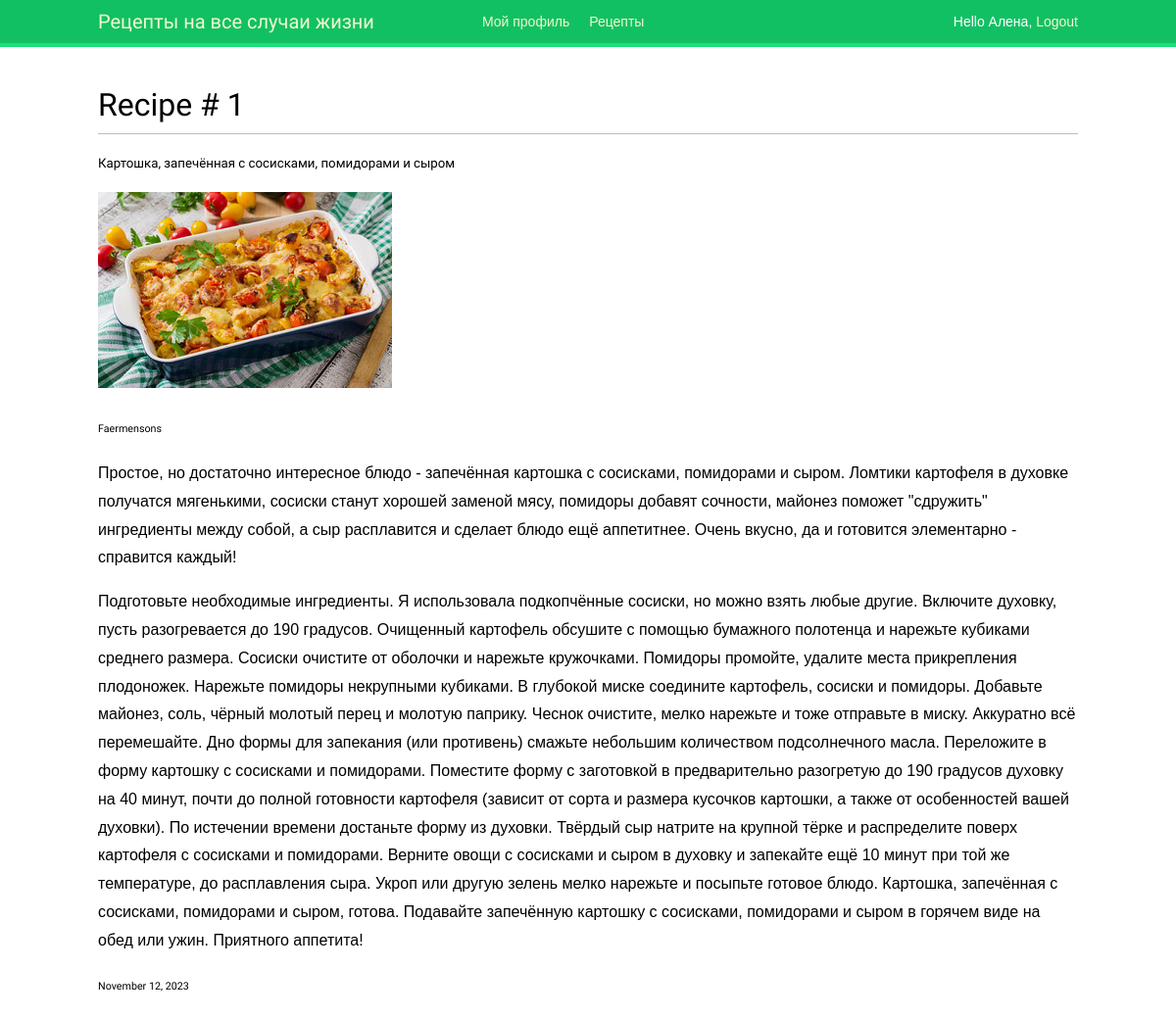
/recipe/1 (signed in), run on the app's committed database.
### recipesapp/models.py (models this page shows, shortened)
class Recipe(models.Model):
    title = models.CharField(max_length=100)
    description = models.TextField()
    steps_cooking = models.TextField()
    time_for_cooking = models.TimeField()
    photo = models.ImageField(upload_to="photos/%Y/%m/%d/")
    author = models.ForeignKey(User, on_delete=models.CASCADE)
    created_at = models.DateTimeField(auto_now_add=True)
    updated_at = models.DateTimeField(auto_now=True)
    class Meta:
        verbose_name = 'Рецепты'
        verbose_name_plural = 'Рецепты'

### recipesapp/views.py (the view)
# urls.py: path('recipe/<int:pk>', RecipeDetailView.as_view(), name="recipes-detail"),
class RecipeDetailView(DetailView):
    model = models.Recipe

### recipesapp/templates/recipesapp/recipe_detail.html (shortened to what this page needs)
{% extends "base.html" %}
{% block content %}
<h1>Recipe # {{object.id}}</h1>
<div class="card my-4">
  <div class="card-body">
    <h5 class="card-title">{{ object.title }}</h5>
      {% if recipe.photo %}
        <p><img class="img-article-left thumb" src="{{recipe.photo.url}}"></p>
      {% endif %}
    <h6 class="card-subtitle mb-2 text-muted">{{ object.author }}</h6>
    <p class="card-text">{{ object.description }}</p>
      <p class="card-text">{{ object.steps_cooking }}</p>
    <h6 class="card-subtitle mb-2 text-muted">
      {{ object.updated_at|date:"F d, Y" }}
    </h6>
  </div>
</div>
{% endblock content %}

### templates/base.html (shortened to what this page needs)
{% load static %}
<!DOCTYPE html>
<html>
<head>
  <link href="{% static "css/base.css" %}" rel="stylesheet">
</head>
<body>
  <div id="header">
    <span class="logo">Рецепты на все случаи жизни</span>
    {% if request.user.is_authenticated %}
      <ul class="menu">
        <li {% if section == "dashboard" %}class="selected"{% endif %}>
          <a href="{% url "dashboard" %}">Мой профиль</a>
        </li>
        <li {% if section == "images" %}class="selected"{% endif %}>
          <a href="{% url "recipes-home"%}">Рецепты</a>
        </li>
      </ul>
    {% endif %}
    <span class="user">
      {% if request.user.is_authenticated %}
        Hello {{ request.user.first_name|default:request.user.username }},
        <a href="{% url "logout" %}">Logout</a>
      {% else %}
        <a href="{% url "login" %}">Log-in</a>
      {% endif %}
    </span>
  </div>
  <div id="content">
    {% block content %}
    {% endblock %}
  </div>
</body>
</html>

### users/static/css/base.css (style rules this page uses)
body { margin:0; padding:0; font-family:helvetica, sans-serif; }
p { line-height: 1.8; }
a { color:#12c064; text-decoration:none; }
h1, h2, h3, h4, h5 , h6 { font-family: 'Muli', sans-serif; font-weight:normal; }
h1 { border-bottom:1px solid #bbb; padding:0 0 10px 0; margin:10px 0 20px 0; }
#header { padding:10px 100px; font-size:14px; background:#12c064; color:#fff; border-bottom:4px solid #1cdf78; overflow:auto; }
#header .logo { font-family: 'Muli', sans-serif; float:left; color:#f3f7cc; font-size:20px; margin-right:10%; }
#header ul.menu { list-style:none; float:left; margin:0; padding:0; }
#header ul.menu li { float:left; padding:4px 10px; }
#header a { color:#f3f7cc; }
#header .user { float:right; padding-top:4px; }
#content { padding:30px 100px; }

### data on the page
Recipe: id "1", title "Картошка, запечённая с сосисками, помидорами и сыром", photo (picture), author "Faermensons", description "Простое, но достаточно интересное блюдо - запечённая картошка с сосисками, помидорами и сыром. Ломтики картофеля в духовке получатся мягенькими, сосиски станут хорошей заменой мясу, помидоры добавят сочности, майонез поможет \"сдружить\" ингредиенты между собой, а сыр расплавится и сделает блюдо ещё аппетитнее. Очень вкусно, да и готовится элементарно - справится каждый!", steps_cooking "Подготовьте необходимые ингредиенты. Я использовала подкопчённые сосиски, но можно взять любые другие. Включите духовку, пусть разогревается до 190 градусов. Очищенный картофель обсушите с помощью бумажного полотенца и нарежьте кубиками среднего размера. Сосиски очистите от оболочки и нарежьте кружочками. Помидоры промойте, удалите места прикрепления плодоножек. Нарежьте помидоры некрупными кубиками. В глубокой миске соедините картофель, сосиски и помидоры. Добавьте майонез, соль, чёрный молотый перец и молотую паприку. Чеснок очистите, мелко нарежьте и тоже отправьте в миску. Аккуратно всё перемешайте. Дно формы для запекания (или противень) смажьте небольшим количеством подсолнечного…", updated_at "November 12, 2023"

### other printed values
{{ request.user.first_name|default:request.user.username }} "Алена"
